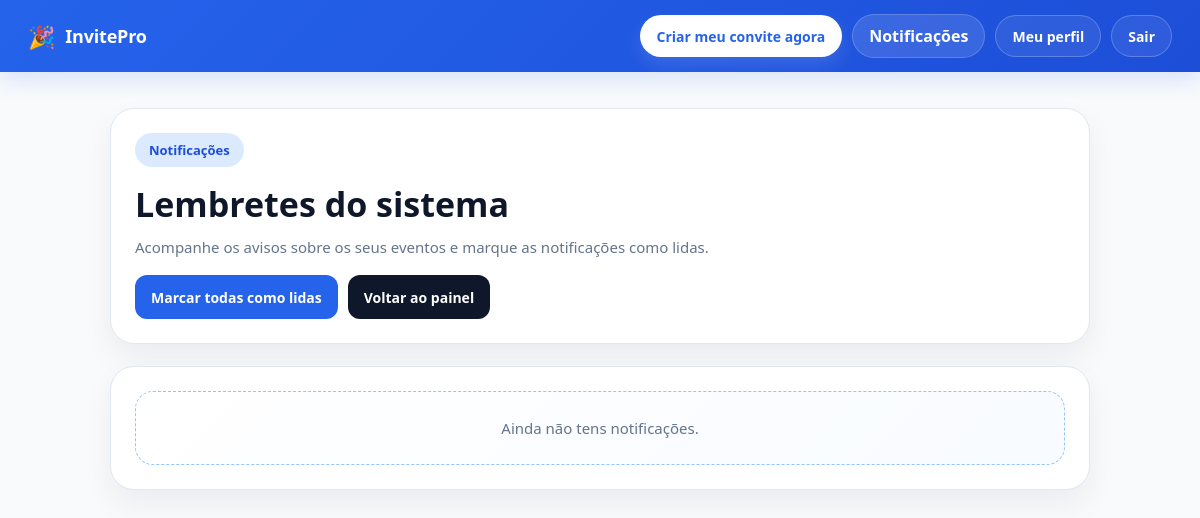
Before: /notifications/ (signed in) with the older database file.
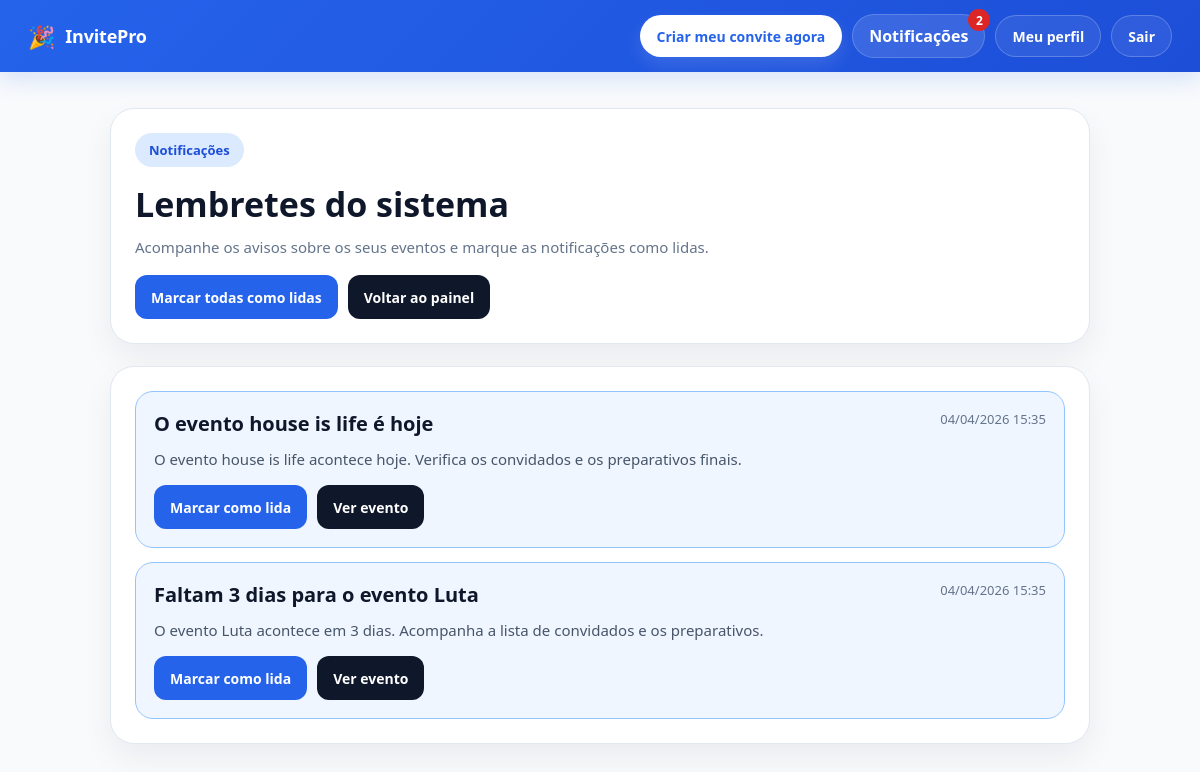
After: the same page with the newer database file.
### notifications/models.py (models this page shows, shortened)
class Notification(models.Model):
    user = models.ForeignKey(User, on_delete=models.CASCADE, related_name='notifications')
    event = models.ForeignKey('events.Event', on_delete=models.CASCADE, null=True, blank=True)
    title = models.CharField(max_length=255)
    message = models.TextField()
    days_left = models.IntegerField(null=True, blank=True)
    is_read = models.BooleanField(default=False)
    reminder_key = models.CharField(max_length=100, unique=True, null=True, blank=True)
    created_at = models.DateTimeField(auto_now_add=True)
    class Meta:
        ordering = ['-created_at']

### notifications/views.py (the view)
# urls.py: path('', views.notification_list, name='notification_list'),
@login_required
def notification_list(request):
    notifications = Notification.objects.filter(user=request.user).order_by('-created_at')
    return render(request, 'notifications/notification_list.html', {
        'notifications': notifications
    })

### notifications/context_processors.py (called while the page is built)
def notification_count(request):
    if request.user.is_authenticated:
        unread_count = Notification.objects.filter(
            user=request.user,
            is_read=False
        ).count()
    else:
        unread_count = 0
    return {
        'unread_notifications_count': unread_count
    }

### notifications/templates/notifications/notification_list.html (shortened to what this page needs)
{% extends "base.html" %}
{% block content %}
<div class="notifications-wrapper">
    <div class="page-card">
        <div class="page-top">
            <div>
                <div class="page-badge">Notificações</div>
                <h1 class="page-title">Lembretes do sistema</h1>
                <p class="page-subtitle">
                    Acompanhe os avisos sobre os seus eventos e marque as notificações como lidas.
                </p>
            </div>
            <div class="top-actions">
                <a href="{% url 'mark_all_notifications_read' %}" class="btn primary">Marcar todas como lidas</a>
                <a href="{% url 'home' %}" class="btn dark">Voltar ao painel</a>
            </div>
        </div>
    </div>
    <div class="list-card">
        {% if notifications %}
            <div class="notification-list">
                {% for notification in notifications %}
                    <div class="notification-item {% if not notification.is_read %}unread{% endif %}">
                        <div class="notification-top">
                            <h2 class="notification-title">{{ notification.title }}</h2>
                            <div class="notification-date">{{ notification.created_at|date:"d/m/Y H:i" }}</div>
                        </div>
                        <p class="notification-message">{{ notification.message }}</p>
                        <div class="notification-actions">
                            {% if not notification.is_read %}
                                <a href="{% url 'mark_notification_read' notification.id %}" class="btn primary">Marcar como lida</a>
                            {% endif %}
                            {% if notification.event %}
                                <a href="{% url 'event_detail' notification.event.id %}" class="btn dark">Ver evento</a>
                            {% endif %}
                        </div>
                    </div>
                {% endfor %}
            </div>
        {% else %}
            <div class="empty-box">
                Ainda não tens notificações.
            </div>
        {% endif %}
    </div>
</div>
{% endblock %}

Changed rows visible on the page:
added Notification: title "O evento house is life é hoje", created_at "04/04/2026 15:35", message "O evento house is life acontece hoje. Verifica os convidados e os preparativos finais.", is_read "Marcar como lida", shows "Ver evento"
added Notification: title "Faltam 3 dias para o evento Luta", created_at "04/04/2026 15:35", message "O evento Luta acontece em 3 dias. Acompanha a lista de convidados e os preparativos.", is_read "Marcar como lida", shows "Ver evento"
Other visible differences:
{{ unread_notifications_count }}: (not shown) → "2"
text no longer shown: "Ainda não tens notificações."
